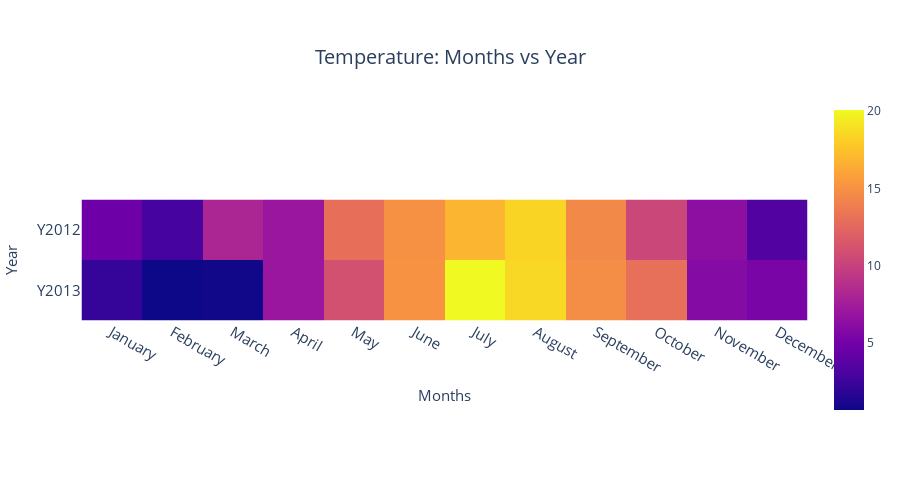

Notebook source saved alongside this figure:
### Code cell
plot_df = pd.pivot_table(ts_df[~ts_df.year.isin([2011, 2014])], index="year", values='apparentTemperature', columns="month_name", aggfunc="mean")
plot_df.index = "Y"+ plot_df.index.astype(str)

fig = px.imshow(plot_df, height=600, title="Temperature: Months vs Year")
fig = format_plot(fig, ylabel="Year", xlabel="Months", legends=None)
# fig.write_image("imgs/chapter_3/month_year_heatmap_temperature.png")
fig.show()

### Figure 1 — Plotly figure (JSON) as saved in the notebook; plotly's stock layout.template omitted (floating-point values rounded to 4 significant figures)
{"data": [{"coloraxis": "coloraxis", "hovertemplate": "month_name: %{x}<br>year: %{y}<br>color: %{z}<extra></extra>", "name": "0", "type": "heatmap", "x": ["January", "February", "March", "April", "May", "June", "July", "August", "September", "October", "November", "December"], "xaxis": "x", "y": ["Y2012", "Y2013"], "yaxis": "y", "z": [[4.702, 2.83, 8.152, 7.059, 12.98, 14.93, 16.85, 18.36, 14.5, 10.35, 6.37, 3.416], [2.15, 0.6379, 0.7335, 6.995, 11.04, 15.02, 20.08, 18.55, 14.71, 13.0, 5.892, 5.357]]}], "layout": {"autosize": false, "coloraxis": {"colorscale": [[0, "#0d0887"], [0.1111, "#46039f"], [0.2222, "#7201a8"], [0.3333, "#9c179e"], [0.4444, "#bd3786"], [0.5556, "#d8576b"], [0.6667, "#ed7953"], [0.7778, "#fb9f3a"], [0.8889, "#fdca26"], [1, "#f0f921"]]}, "height": 500, "legend": {"font": {"size": 15}, "orientation": "h", "title": {}, "x": 1, "xanchor": "right", "y": 0.98, "yanchor": "bottom"}, "title": {"font": {"size": 20}, "text": "Temperature: Months vs Year", "x": 0.5, "xanchor": "center", "yanchor": "top"}, "width": 900, "xaxis": {"anchor": "y", "constrain": "domain", "domain": [0, 1], "scaleanchor": "y", "tickfont": {"size": 15}, "title": {"font": {"size": 15}, "text": "Months"}}, "yaxis": {"anchor": "x", "autorange": "reversed", "constrain": "domain", "domain": [0, 1], "tickfont": {"size": 15}, "title": {"font": {"size": 15}, "text": "Year"}}}}
